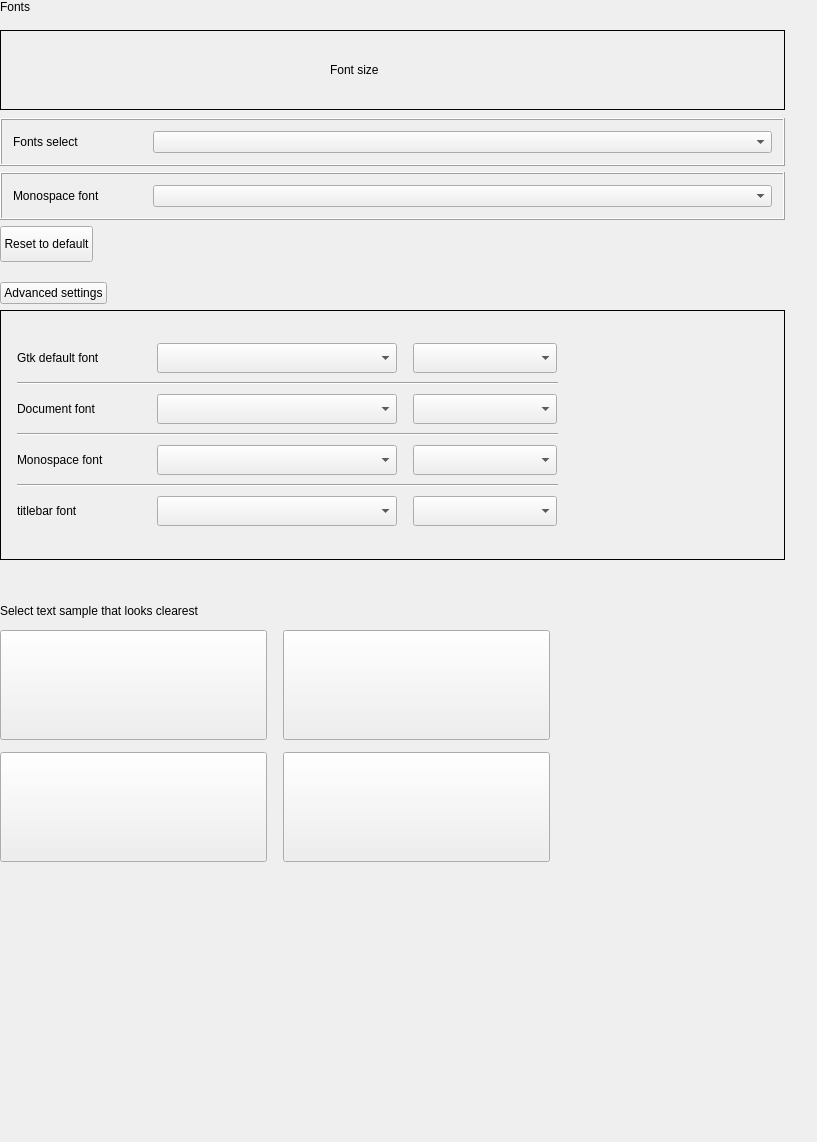
<?xml version="1.0" encoding="UTF-8"?>
<ui version="4.0">
 <class>Fonts</class>
 <widget class="QWidget" name="Fonts">
  <property name="geometry">
   <rect>
    <x>0</x>
    <y>0</y>
    <width>817</width>
    <height>1142</height>
   </rect>
  </property>
  <property name="minimumSize">
   <size>
    <width>0</width>
    <height>0</height>
   </size>
  </property>
  <property name="maximumSize">
   <size>
    <width>16777215</width>
    <height>16777215</height>
   </size>
  </property>
  <property name="windowTitle">
   <string notr="true">Fonts</string>
  </property>
  <layout class="QVBoxLayout" name="verticalLayout_3">
   <property name="leftMargin">
    <number>0</number>
   </property>
   <property name="topMargin">
    <number>0</number>
   </property>
   <property name="rightMargin">
    <number>32</number>
   </property>
   <item>
    <widget class="QLabel" name="titleLabel">
     <property name="sizePolicy">
      <sizepolicy hsizetype="Fixed" vsizetype="Fixed">
       <horstretch>0</horstretch>
       <verstretch>0</verstretch>
      </sizepolicy>
     </property>
     <property name="text">
      <string>Fonts</string>
     </property>
     <property name="scaledContents">
      <bool>true</bool>
     </property>
    </widget>
   </item>
   <item>
    <spacer name="verticalSpacer_2">
     <property name="orientation">
      <enum>Qt::Vertical</enum>
     </property>
     <property name="sizeType">
      <enum>QSizePolicy::Fixed</enum>
     </property>
     <property name="sizeHint" stdset="0">
      <size>
       <width>20</width>
       <height>10</height>
      </size>
     </property>
    </spacer>
   </item>
   <item>
    <widget class="QFrame" name="fontSizeFrame">
     <property name="minimumSize">
      <size>
       <width>550</width>
       <height>80</height>
      </size>
     </property>
     <property name="maximumSize">
      <size>
       <width>960</width>
       <height>80</height>
      </size>
     </property>
     <property name="frameShape">
      <enum>QFrame::Box</enum>
     </property>
     <layout class="QHBoxLayout" name="horizontalLayout_6">
      <property name="spacing">
       <number>0</number>
      </property>
      <property name="leftMargin">
       <number>0</number>
      </property>
      <property name="topMargin">
       <number>0</number>
      </property>
      <property name="rightMargin">
       <number>0</number>
      </property>
      <property name="bottomMargin">
       <number>0</number>
      </property>
      <item>
       <layout class="QHBoxLayout" name="fontLayout">
        <property name="spacing">
         <number>0</number>
        </property>
        <property name="leftMargin">
         <number>16</number>
        </property>
        <item>
         <widget class="QLabel" name="fontSizeLabel">
          <property name="sizePolicy">
           <sizepolicy hsizetype="Fixed" vsizetype="Fixed">
            <horstretch>0</horstretch>
            <verstretch>0</verstretch>
           </sizepolicy>
          </property>
          <property name="minimumSize">
           <size>
            <width>140</width>
            <height>0</height>
           </size>
          </property>
          <property name="maximumSize">
           <size>
            <width>140</width>
            <height>16777215</height>
           </size>
          </property>
          <property name="text">
           <string>Font size</string>
          </property>
         </widget>
        </item>
       </layout>
      </item>
     </layout>
    </widget>
   </item>
   <item>
    <spacer name="verticalSpacer_3">
     <property name="orientation">
      <enum>Qt::Vertical</enum>
     </property>
     <property name="sizeType">
      <enum>QSizePolicy::Fixed</enum>
     </property>
     <property name="sizeHint" stdset="0">
      <size>
       <width>20</width>
       <height>2</height>
      </size>
     </property>
    </spacer>
   </item>
   <item>
    <widget class="QFrame" name="fontTypeFrame">
     <property name="maximumSize">
      <size>
       <width>960</width>
       <height>60</height>
      </size>
     </property>
     <property name="frameShape">
      <enum>QFrame::Box</enum>
     </property>
     <property name="frameShadow">
      <enum>QFrame::Raised</enum>
     </property>
     <layout class="QVBoxLayout" name="verticalLayout">
      <item>
       <layout class="QHBoxLayout" name="horizontalLayout_7">
        <property name="spacing">
         <number>0</number>
        </property>
        <item>
         <widget class="QLabel" name="fontSelectLabel">
          <property name="sizePolicy">
           <sizepolicy hsizetype="Fixed" vsizetype="Fixed">
            <horstretch>0</horstretch>
            <verstretch>0</verstretch>
           </sizepolicy>
          </property>
          <property name="minimumSize">
           <size>
            <width>140</width>
            <height>0</height>
           </size>
          </property>
          <property name="maximumSize">
           <size>
            <width>140</width>
            <height>16777215</height>
           </size>
          </property>
          <property name="text">
           <string>Fonts select</string>
          </property>
         </widget>
        </item>
        <item>
         <widget class="QComboBox" name="fontSelectComBox">
          <property name="minimumSize">
           <size>
            <width>400</width>
            <height>0</height>
           </size>
          </property>
          <property name="maximumSize">
           <size>
            <width>16777215</width>
            <height>32</height>
           </size>
          </property>
          <property name="styleSheet">
           <string notr="true"/>
          </property>
         </widget>
        </item>
       </layout>
      </item>
     </layout>
    </widget>
   </item>
   <item>
    <widget class="QFrame" name="fontTypeFrame_2">
     <property name="maximumSize">
      <size>
       <width>960</width>
       <height>60</height>
      </size>
     </property>
     <property name="frameShape">
      <enum>QFrame::Box</enum>
     </property>
     <property name="frameShadow">
      <enum>QFrame::Raised</enum>
     </property>
     <layout class="QVBoxLayout" name="verticalLayout_2">
      <item>
       <layout class="QHBoxLayout" name="horizontalLayout_9">
        <property name="spacing">
         <number>0</number>
        </property>
        <item>
         <widget class="QLabel" name="monoSelectLabel">
          <property name="sizePolicy">
           <sizepolicy hsizetype="Fixed" vsizetype="Fixed">
            <horstretch>0</horstretch>
            <verstretch>0</verstretch>
           </sizepolicy>
          </property>
          <property name="minimumSize">
           <size>
            <width>140</width>
            <height>0</height>
           </size>
          </property>
          <property name="maximumSize">
           <size>
            <width>140</width>
            <height>16777215</height>
           </size>
          </property>
          <property name="text">
           <string>Monospace font</string>
          </property>
         </widget>
        </item>
        <item>
         <widget class="QComboBox" name="monoSelectComBox">
          <property name="minimumSize">
           <size>
            <width>400</width>
            <height>0</height>
           </size>
          </property>
          <property name="maximumSize">
           <size>
            <width>1677215</width>
            <height>32</height>
           </size>
          </property>
          <property name="styleSheet">
           <string notr="true"/>
          </property>
         </widget>
        </item>
       </layout>
      </item>
     </layout>
    </widget>
   </item>
   <item>
    <layout class="QHBoxLayout" name="horizontalLayout_4">
     <property name="spacing">
      <number>0</number>
     </property>
     <item>
      <widget class="QPushButton" name="resetBtn">
       <property name="minimumSize">
        <size>
         <width>0</width>
         <height>36</height>
        </size>
       </property>
       <property name="maximumSize">
        <size>
         <width>16777215</width>
         <height>36</height>
        </size>
       </property>
       <property name="text">
        <string>Reset to default</string>
       </property>
      </widget>
     </item>
     <item>
      <spacer name="horizontalSpacer_4">
       <property name="orientation">
        <enum>Qt::Horizontal</enum>
       </property>
       <property name="sizeHint" stdset="0">
        <size>
         <width>40</width>
         <height>20</height>
        </size>
       </property>
      </spacer>
     </item>
    </layout>
   </item>
   <item>
    <spacer name="verticalSpacer_4">
     <property name="orientation">
      <enum>Qt::Vertical</enum>
     </property>
     <property name="sizeType">
      <enum>QSizePolicy::Fixed</enum>
     </property>
     <property name="sizeHint" stdset="0">
      <size>
       <width>20</width>
       <height>14</height>
      </size>
     </property>
    </spacer>
   </item>
   <item>
    <layout class="QHBoxLayout" name="horizontalLayout">
     <property name="spacing">
      <number>0</number>
     </property>
     <item>
      <widget class="QPushButton" name="advancedBtn">
       <property name="minimumSize">
        <size>
         <width>0</width>
         <height>0</height>
        </size>
       </property>
       <property name="maximumSize">
        <size>
         <width>16777215</width>
         <height>16777215</height>
        </size>
       </property>
       <property name="text">
        <string>Advanced settings</string>
       </property>
       <property name="checkable">
        <bool>true</bool>
       </property>
      </widget>
     </item>
     <item>
      <spacer name="horizontalSpacer">
       <property name="orientation">
        <enum>Qt::Horizontal</enum>
       </property>
       <property name="sizeHint" stdset="0">
        <size>
         <width>40</width>
         <height>20</height>
        </size>
       </property>
      </spacer>
     </item>
    </layout>
   </item>
   <item>
    <widget class="QFrame" name="advancedFrame">
     <property name="minimumSize">
      <size>
       <width>550</width>
       <height>250</height>
      </size>
     </property>
     <property name="maximumSize">
      <size>
       <width>960</width>
       <height>250</height>
      </size>
     </property>
     <property name="frameShape">
      <enum>QFrame::Box</enum>
     </property>
     <layout class="QVBoxLayout" name="verticalLayout_5">
      <property name="spacing">
       <number>0</number>
      </property>
      <property name="leftMargin">
       <number>0</number>
      </property>
      <property name="topMargin">
       <number>0</number>
      </property>
      <property name="rightMargin">
       <number>0</number>
      </property>
      <property name="bottomMargin">
       <number>0</number>
      </property>
      <item>
       <layout class="QVBoxLayout" name="verticalLayout_4">
        <property name="spacing">
         <number>9</number>
        </property>
        <property name="leftMargin">
         <number>16</number>
        </property>
        <property name="topMargin">
         <number>0</number>
        </property>
        <property name="rightMargin">
         <number>10</number>
        </property>
        <property name="bottomMargin">
         <number>0</number>
        </property>
        <item>
         <layout class="QHBoxLayout" name="horizontalLayout_10">
          <property name="spacing">
           <number>0</number>
          </property>
          <item>
           <widget class="QLabel" name="defaultFontLabel">
            <property name="sizePolicy">
             <sizepolicy hsizetype="Fixed" vsizetype="Fixed">
              <horstretch>0</horstretch>
              <verstretch>0</verstretch>
             </sizepolicy>
            </property>
            <property name="minimumSize">
             <size>
              <width>140</width>
              <height>0</height>
             </size>
            </property>
            <property name="maximumSize">
             <size>
              <width>140</width>
              <height>16777215</height>
             </size>
            </property>
            <property name="text">
             <string>Gtk default font</string>
            </property>
           </widget>
          </item>
          <item>
           <widget class="QComboBox" name="defaultFontComBox">
            <property name="minimumSize">
             <size>
              <width>240</width>
              <height>0</height>
             </size>
            </property>
            <property name="maximumSize">
             <size>
              <width>240</width>
              <height>30</height>
             </size>
            </property>
            <property name="styleSheet">
             <string notr="true"/>
            </property>
           </widget>
          </item>
          <item>
           <spacer name="horizontalSpacer_13">
            <property name="orientation">
             <enum>Qt::Horizontal</enum>
            </property>
            <property name="sizeType">
             <enum>QSizePolicy::Fixed</enum>
            </property>
            <property name="sizeHint" stdset="0">
             <size>
              <width>16</width>
              <height>20</height>
             </size>
            </property>
           </spacer>
          </item>
          <item>
           <widget class="QComboBox" name="defaultSizeComBox">
            <property name="minimumSize">
             <size>
              <width>144</width>
              <height>0</height>
             </size>
            </property>
            <property name="maximumSize">
             <size>
              <width>240</width>
              <height>30</height>
             </size>
            </property>
            <property name="styleSheet">
             <string notr="true"/>
            </property>
           </widget>
          </item>
          <item>
           <spacer name="horizontalSpacer_8">
            <property name="orientation">
             <enum>Qt::Horizontal</enum>
            </property>
            <property name="sizeHint" stdset="0">
             <size>
              <width>40</width>
              <height>20</height>
             </size>
            </property>
           </spacer>
          </item>
         </layout>
        </item>
        <item>
         <widget class="Line" name="line_2">
          <property name="minimumSize">
           <size>
            <width>541</width>
            <height>0</height>
           </size>
          </property>
          <property name="maximumSize">
           <size>
            <width>541</width>
            <height>16777215</height>
           </size>
          </property>
          <property name="orientation">
           <enum>Qt::Horizontal</enum>
          </property>
         </widget>
        </item>
        <item>
         <layout class="QHBoxLayout" name="horizontalLayout_11">
          <property name="spacing">
           <number>0</number>
          </property>
          <item>
           <widget class="QLabel" name="docFontLabel">
            <property name="sizePolicy">
             <sizepolicy hsizetype="Fixed" vsizetype="Fixed">
              <horstretch>0</horstretch>
              <verstretch>0</verstretch>
             </sizepolicy>
            </property>
            <property name="minimumSize">
             <size>
              <width>140</width>
              <height>0</height>
             </size>
            </property>
            <property name="maximumSize">
             <size>
              <width>140</width>
              <height>16777215</height>
             </size>
            </property>
            <property name="text">
             <string>Document font</string>
            </property>
           </widget>
          </item>
          <item>
           <widget class="QComboBox" name="docFontComBox">
            <property name="minimumSize">
             <size>
              <width>240</width>
              <height>0</height>
             </size>
            </property>
            <property name="maximumSize">
             <size>
              <width>240</width>
              <height>30</height>
             </size>
            </property>
            <property name="styleSheet">
             <string notr="true"/>
            </property>
           </widget>
          </item>
          <item>
           <spacer name="horizontalSpacer_14">
            <property name="orientation">
             <enum>Qt::Horizontal</enum>
            </property>
            <property name="sizeType">
             <enum>QSizePolicy::Fixed</enum>
            </property>
            <property name="sizeHint" stdset="0">
             <size>
              <width>16</width>
              <height>20</height>
             </size>
            </property>
           </spacer>
          </item>
          <item>
           <widget class="QComboBox" name="docSizeComBox">
            <property name="minimumSize">
             <size>
              <width>144</width>
              <height>0</height>
             </size>
            </property>
            <property name="maximumSize">
             <size>
              <width>144</width>
              <height>30</height>
             </size>
            </property>
            <property name="styleSheet">
             <string notr="true"/>
            </property>
           </widget>
          </item>
          <item>
           <spacer name="horizontalSpacer_9">
            <property name="orientation">
             <enum>Qt::Horizontal</enum>
            </property>
            <property name="sizeHint" stdset="0">
             <size>
              <width>40</width>
              <height>20</height>
             </size>
            </property>
           </spacer>
          </item>
         </layout>
        </item>
        <item>
         <widget class="Line" name="line_3">
          <property name="minimumSize">
           <size>
            <width>541</width>
            <height>0</height>
           </size>
          </property>
          <property name="maximumSize">
           <size>
            <width>541</width>
            <height>16777215</height>
           </size>
          </property>
          <property name="orientation">
           <enum>Qt::Horizontal</enum>
          </property>
         </widget>
        </item>
        <item>
         <layout class="QHBoxLayout" name="horizontalLayout_12">
          <property name="spacing">
           <number>0</number>
          </property>
          <item>
           <widget class="QLabel" name="monoFontLabel">
            <property name="sizePolicy">
             <sizepolicy hsizetype="Fixed" vsizetype="Fixed">
              <horstretch>0</horstretch>
              <verstretch>0</verstretch>
             </sizepolicy>
            </property>
            <property name="minimumSize">
             <size>
              <width>140</width>
              <height>0</height>
             </size>
            </property>
            <property name="maximumSize">
             <size>
              <width>140</width>
              <height>16777215</height>
             </size>
            </property>
            <property name="text">
             <string>Monospace font</string>
            </property>
           </widget>
          </item>
          <item>
           <widget class="QComboBox" name="monoFontComBox">
            <property name="minimumSize">
             <size>
              <width>240</width>
              <height>0</height>
             </size>
            </property>
            <property name="maximumSize">
             <size>
              <width>240</width>
              <height>30</height>
             </size>
            </property>
            <property name="styleSheet">
             <string notr="true"/>
            </property>
           </widget>
          </item>
          <item>
           <spacer name="horizontalSpacer_15">
            <property name="orientation">
             <enum>Qt::Horizontal</enum>
            </property>
            <property name="sizeType">
             <enum>QSizePolicy::Fixed</enum>
            </property>
            <property name="sizeHint" stdset="0">
             <size>
              <width>16</width>
              <height>20</height>
             </size>
            </property>
           </spacer>
          </item>
          <item>
           <widget class="QComboBox" name="MonoSizeComBox">
            <property name="minimumSize">
             <size>
              <width>144</width>
              <height>0</height>
             </size>
            </property>
            <property name="maximumSize">
             <size>
              <width>144</width>
              <height>30</height>
             </size>
            </property>
            <property name="styleSheet">
             <string notr="true"/>
            </property>
           </widget>
          </item>
          <item>
           <spacer name="horizontalSpacer_10">
            <property name="orientation">
             <enum>Qt::Horizontal</enum>
            </property>
            <property name="sizeHint" stdset="0">
             <size>
              <width>40</width>
              <height>20</height>
             </size>
            </property>
           </spacer>
          </item>
         </layout>
        </item>
        <item>
         <widget class="Line" name="line_5">
          <property name="minimumSize">
           <size>
            <width>541</width>
            <height>0</height>
           </size>
          </property>
          <property name="maximumSize">
           <size>
            <width>541</width>
            <height>16777215</height>
           </size>
          </property>
          <property name="orientation">
           <enum>Qt::Horizontal</enum>
          </property>
         </widget>
        </item>
        <item>
         <layout class="QHBoxLayout" name="horizontalLayout_14">
          <property name="spacing">
           <number>0</number>
          </property>
          <item>
           <widget class="QLabel" name="titleFontLabel">
            <property name="sizePolicy">
             <sizepolicy hsizetype="Fixed" vsizetype="Fixed">
              <horstretch>0</horstretch>
              <verstretch>0</verstretch>
             </sizepolicy>
            </property>
            <property name="minimumSize">
             <size>
              <width>140</width>
              <height>0</height>
             </size>
            </property>
            <property name="maximumSize">
             <size>
              <width>140</width>
              <height>16777215</height>
             </size>
            </property>
            <property name="text">
             <string>titlebar font</string>
            </property>
           </widget>
          </item>
          <item>
           <widget class="QComboBox" name="titleFontComBox">
            <property name="minimumSize">
             <size>
              <width>240</width>
              <height>0</height>
             </size>
            </property>
            <property name="maximumSize">
             <size>
              <width>240</width>
              <height>30</height>
             </size>
            </property>
            <property name="styleSheet">
             <string notr="true"/>
            </property>
           </widget>
          </item>
          <item>
           <spacer name="horizontalSpacer_17">
            <property name="orientation">
             <enum>Qt::Horizontal</enum>
            </property>
            <property name="sizeType">
             <enum>QSizePolicy::Fixed</enum>
            </property>
            <property name="sizeHint" stdset="0">
             <size>
              <width>16</width>
              <height>20</height>
             </size>
            </property>
           </spacer>
          </item>
          <item>
           <widget class="QComboBox" name="titleSizeComBox">
            <property name="minimumSize">
             <size>
              <width>144</width>
              <height>0</height>
             </size>
            </property>
            <property name="maximumSize">
             <size>
              <width>144</width>
              <height>30</height>
             </size>
            </property>
            <property name="styleSheet">
             <string notr="true"/>
            </property>
           </widget>
          </item>
          <item>
           <spacer name="horizontalSpacer_12">
            <property name="orientation">
             <enum>Qt::Horizontal</enum>
            </property>
            <property name="sizeHint" stdset="0">
             <size>
              <width>40</width>
              <height>20</height>
             </size>
            </property>
           </spacer>
          </item>
         </layout>
        </item>
       </layout>
      </item>
     </layout>
    </widget>
   </item>
   <item>
    <spacer name="verticalSpacer_5">
     <property name="orientation">
      <enum>Qt::Vertical</enum>
     </property>
     <property name="sizeType">
      <enum>QSizePolicy::Fixed</enum>
     </property>
     <property name="sizeHint" stdset="0">
      <size>
       <width>20</width>
       <height>38</height>
      </size>
     </property>
    </spacer>
   </item>
   <item>
    <widget class="QLabel" name="titleSecondLabel">
     <property name="sizePolicy">
      <sizepolicy hsizetype="Fixed" vsizetype="Fixed">
       <horstretch>0</horstretch>
       <verstretch>0</verstretch>
      </sizepolicy>
     </property>
     <property name="text">
      <string>Select text sample that looks clearest</string>
     </property>
     <property name="scaledContents">
      <bool>true</bool>
     </property>
    </widget>
   </item>
   <item>
    <spacer name="verticalSpacer_6">
     <property name="orientation">
      <enum>Qt::Vertical</enum>
     </property>
     <property name="sizeType">
      <enum>QSizePolicy::Fixed</enum>
     </property>
     <property name="sizeHint" stdset="0">
      <size>
       <width>20</width>
       <height>6</height>
      </size>
     </property>
    </spacer>
   </item>
   <item>
    <layout class="QHBoxLayout" name="horizontalLayout_2">
     <property name="spacing">
      <number>16</number>
     </property>
     <item>
      <widget class="QPushButton" name="sampleBtn1">
       <property name="minimumSize">
        <size>
         <width>267</width>
         <height>110</height>
        </size>
       </property>
       <property name="maximumSize">
        <size>
         <width>267</width>
         <height>110</height>
        </size>
       </property>
       <property name="text">
        <string/>
       </property>
       <property name="checkable">
        <bool>true</bool>
       </property>
       <attribute name="buttonGroup">
        <string notr="true">sampleBtnGroup</string>
       </attribute>
      </widget>
     </item>
     <item>
      <widget class="QPushButton" name="sampleBtn2">
       <property name="minimumSize">
        <size>
         <width>267</width>
         <height>110</height>
        </size>
       </property>
       <property name="maximumSize">
        <size>
         <width>267</width>
         <height>110</height>
        </size>
       </property>
       <property name="text">
        <string/>
       </property>
       <property name="checkable">
        <bool>true</bool>
       </property>
       <attribute name="buttonGroup">
        <string notr="true">sampleBtnGroup</string>
       </attribute>
      </widget>
     </item>
     <item>
      <spacer name="horizontalSpacer_2">
       <property name="orientation">
        <enum>Qt::Horizontal</enum>
       </property>
       <property name="sizeHint" stdset="0">
        <size>
         <width>40</width>
         <height>20</height>
        </size>
       </property>
      </spacer>
     </item>
    </layout>
   </item>
   <item>
    <spacer name="verticalSpacer_7">
     <property name="orientation">
      <enum>Qt::Vertical</enum>
     </property>
     <property name="sizeType">
      <enum>QSizePolicy::Fixed</enum>
     </property>
     <property name="sizeHint" stdset="0">
      <size>
       <width>20</width>
       <height>6</height>
      </size>
     </property>
    </spacer>
   </item>
   <item>
    <layout class="QHBoxLayout" name="horizontalLayout_3">
     <property name="spacing">
      <number>16</number>
     </property>
     <item>
      <widget class="QPushButton" name="sampleBtn3">
       <property name="minimumSize">
        <size>
         <width>267</width>
         <height>110</height>
        </size>
       </property>
       <property name="maximumSize">
        <size>
         <width>267</width>
         <height>110</height>
        </size>
       </property>
       <property name="text">
        <string/>
       </property>
       <property name="checkable">
        <bool>true</bool>
       </property>
       <attribute name="buttonGroup">
        <string notr="true">sampleBtnGroup</string>
       </attribute>
      </widget>
     </item>
     <item>
      <widget class="QPushButton" name="sampleBtn4">
       <property name="minimumSize">
        <size>
         <width>267</width>
         <height>110</height>
        </size>
       </property>
       <property name="maximumSize">
        <size>
         <width>267</width>
         <height>110</height>
        </size>
       </property>
       <property name="text">
        <string/>
       </property>
       <property name="checkable">
        <bool>true</bool>
       </property>
       <attribute name="buttonGroup">
        <string notr="true">sampleBtnGroup</string>
       </attribute>
      </widget>
     </item>
     <item>
      <spacer name="horizontalSpacer_3">
       <property name="orientation">
        <enum>Qt::Horizontal</enum>
       </property>
       <property name="sizeHint" stdset="0">
        <size>
         <width>40</width>
         <height>20</height>
        </size>
       </property>
      </spacer>
     </item>
    </layout>
   </item>
   <item>
    <spacer name="verticalSpacer_8">
     <property name="orientation">
      <enum>Qt::Vertical</enum>
     </property>
     <property name="sizeType">
      <enum>QSizePolicy::Fixed</enum>
     </property>
     <property name="sizeHint" stdset="0">
      <size>
       <width>20</width>
       <height>38</height>
      </size>
     </property>
    </spacer>
   </item>
   <item>
    <spacer name="verticalSpacer_9">
     <property name="orientation">
      <enum>Qt::Vertical</enum>
     </property>
     <property name="sizeType">
      <enum>QSizePolicy::Fixed</enum>
     </property>
     <property name="sizeHint" stdset="0">
      <size>
       <width>20</width>
       <height>40</height>
      </size>
     </property>
    </spacer>
   </item>
   <item>
    <spacer name="verticalSpacer">
     <property name="orientation">
      <enum>Qt::Vertical</enum>
     </property>
     <property name="sizeHint" stdset="0">
      <size>
       <width>20</width>
       <height>40</height>
      </size>
     </property>
    </spacer>
   </item>
  </layout>
 </widget>
 <layoutdefault spacing="6" margin="11"/>
 <resources/>
 <connections/>
 <buttongroups>
  <buttongroup name="sampleBtnGroup"/>
 </buttongroups>
</ui>
